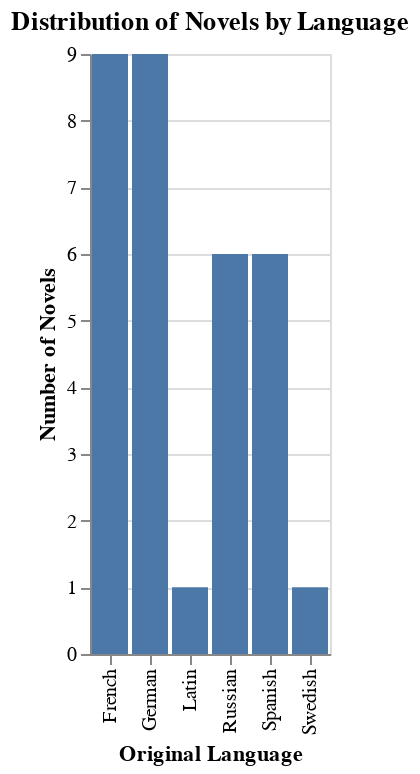

Notebook code cell kept with this figure:
### Markdown cell above
# 5. Language Distribution

### Code cell
# Language distribution
language_counts = df_cleaned['orig_lang'].value_counts().reset_index()
language_counts.columns = ['orig_lang', 'Count']

# Altair bar chart for language distribution
chart_language = alt.Chart(language_counts).mark_bar().encode(
    x=alt.X('orig_lang:N', title='Original Language'),
    y=alt.Y('Count:Q', title='Number of Novels')
).properties(
    title='Distribution of Novels by Language'
)
chart_language.display()

### Figure 1 — Vega-Lite specification as saved in the notebook (floating-point values rounded to 4 significant figures)
{"config": {"view": {"continuousWidth": 300, "continuousHeight": 300}}, "data": {"name": "data-d7a8d218c987a778d1c0e9e8ebd348a1"}, "mark": {"type": "bar"}, "encoding": {"x": {"field": "orig_lang", "title": "Original Language", "type": "nominal"}, "y": {"field": "Count", "title": "Number of Novels", "type": "quantitative"}}, "title": "Distribution of Novels by Language", "$schema": "https://vega.github.io/schema/vega-lite/v5.15.1.json", "datasets": {"data-d7a8d218c987a778d1c0e9e8ebd348a1": [{"orig_lang": "French", "Count": 9}, {"orig_lang": "German", "Count": 9}, {"orig_lang": "Russian", "Count": 6}, {"orig_lang": "Spanish", "Count": 6}, {"orig_lang": "Latin", "Count": 1}, {"orig_lang": "Swedish", "Count": 1}]}}
